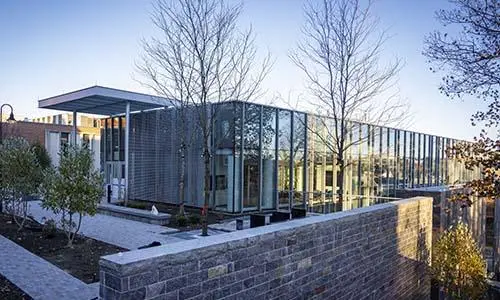
#> input picture lab02/UnityHall.png, 500 x 300 px, given in place of the camera
$ python lab02_Part1.py
#> lines starting #> are read from the running program, lines starting #| are printed output that depends on the picture
#> in main, frame is the input picture: shape (300, 500, 3); mean B, G, R 150.7, 134.3, 125.3
#> (key e is pressed here)
from fileinput import filename
import cv2 as cv
import os
from datetime import datetime
import numpy as np

CURRENT_DIRECTORY = os.path.dirname(os.path.abspath(__file__))

# Define constants for the save folder path, zoom button properties, trackbar padding, and datetime position
SAVE_FOLDER_PATH = "saved_media"
ZOOM_BTN_WIDTH = 20
ZOOM_BTN_COLOR = (200, 200, 200)  # gray color for buttons
ZOOM_BTN_TXT_COLOR = (0, 0, 0)  # black color for text
TRACKBAR_PADDING_LR = 80
TRACKBAR_PADDING_BOTTOM = 50
THRESHOLD_VALUE = 180
WINDOW_NAME = "xCamera 3.0"

EXTRACT_COLOR_LOWER = np.array([150, 40, 60])  # lower bound for pink color in HSV
EXTRACT_COLOR_UPPER = np.array([320, 255, 255])  # upper bound

DATETIME_POS = (470, 470)

OPENCV_IMG_PATH = os.path.join(CURRENT_DIRECTORY, "openCV.png")


is_recording = False
is_extracting_color = False
is_thresholding = False
is_gaussian_blurring = False
is_sharpening = False
sobel_wait_selecting = False
is_sobel_filter_X = False
is_sobel_filter_Y = False
sobel_kernel_size = (0,0)
is_canny_edge_detection = False
canny_threshold_1 = 0
canny_threshold_2 = 0
rotate_angle = 0
video_filename = None
video_out = None
zoom_factor = 1.0
zoom_range = (0.5, 1.0)  # zoom factor range from 1 to 0.5 or 1 to 5 (5x zoom in to no zoom)
guassian_blur_sigma = (5, 5)  # default sigma values for Gaussian blur


btn_zoom_out_pos = None
btn_zoom_in_pos = None


# function check if save folder exists, if not create it and save the frame in it
# [11 lines left out: functions create_save_folder, generate_file_path, not called in this run]

# add date and time to the frame at the bottom-right corner of the frame
def add_date_time_to_frame(frame):
    font = cv.FONT_HERSHEY_SIMPLEX
    datetime_stamp = datetime.today().strftime("%Y-%m-%d %H:%M")
    cv.putText(frame, datetime_stamp, DATETIME_POS, font, 0.5, (255, 255, 255), 1, cv.LINE_AA)

# save the current frame as a photo in the save folder with the name "img_<timestamp>.jpg"
# [20 lines left out: functions save_photo, start_recording, stop_recording, not called in this run]

# add a red border to the frame
def add_border_to_frame(frame):
    return cv.copyMakeBorder(frame, 10, 10, 10, 10, cv.BORDER_CONSTANT, value=(0, 0, 255))


# change all pixels in the frame to white for 100 milliseconds to indicate that a photo has been taken
def flash_screen(frame):
    frame[:] = (255, 255, 255)
    cv.waitKey(100)  # wait for 100 milliseconds

# Show trackbars to control the sigma values for Gaussian blur, if show is True, create the trackbars,
# if show is False, remove the trackbars by setting their positions to 0 and max value to 0
# [29 lines left out: functions show_gaussian_blur_trackbar, update_gaussian_x_blur, update_gaussian_y_blur, not called in this run]

# Apply Gaussian blur to the frame using the current sigma values in guassian_blur_sigma
def apply_gaussian_blur(frame, sigma):
    frame[:] = cv.GaussianBlur(frame, (0, 0), sigma[0], frame, sigma[1])

# add trackbars to control the kernel size for Sobel filter in X and Y direction, if type is "X",
# create a trackbar for X direction, if type is "Y", create a trackbar for Y direction
# [41 lines left out: functions show_sobel_X_slider, show_sobel_Y_slider, show_sobel_slider, update_sobel_X_filter, update_sobel_Y_filter, apply_sobel_filter, not called in this run]

# add trackbar to control the zoom level of the camera, the zoom level should be between
def add_zoom_trackbar(frame: cv.Mat):
    """
    Add a zoom control trackbar to the frame with "+" and "-" buttons on either side.
    The trackbar allows the user to adjust the zoom level of the camera by clicking on the "+" or "-" buttons.
    """
    global btn_zoom_out_pos, btn_zoom_in_pos

    frame_height, frame_width = frame.shape[:2]
#> frame_height = 300; frame_width = 500

    btn_zoom_out_pos = (TRACKBAR_PADDING_LR, frame_height - TRACKBAR_PADDING_BOTTOM)
#> btn_zoom_out_pos = (80, 250)
    btn_zoom_in_pos = (frame_width - TRACKBAR_PADDING_LR, frame_height - TRACKBAR_PADDING_BOTTOM)
#> btn_zoom_in_pos = (420, 250)
    btn_text_out_pos = (btn_zoom_out_pos[0] - 13, btn_zoom_out_pos[1] + 10)
#> btn_text_out_pos = (67, 260)
    btn_text_in_pos = (btn_zoom_in_pos[0] - 13, btn_zoom_in_pos[1] + 10)
#> btn_text_in_pos = (407, 260)
    trackbar_pos_x_range = (btn_zoom_out_pos[0], btn_zoom_in_pos[0])
#> trackbar_pos_x_range = (80, 420)

    trackbar_pos_y = btn_zoom_out_pos[1]
#> trackbar_pos_y = 250
    trackbar_circle_radius = 10
    track_bar_circle_x_range = (trackbar_pos_x_range[0] + 30, trackbar_pos_x_range[1] - 30)
#> track_bar_circle_x_range = (110, 390)


    cv.rectangle(frame, (trackbar_pos_x_range[0], trackbar_pos_y - 10), (trackbar_pos_x_range[1], trackbar_pos_y + 10), ZOOM_BTN_COLOR, -1)
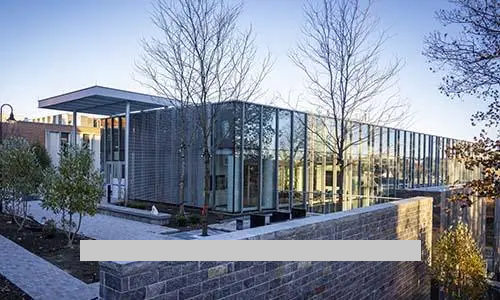
#> frame: shape (300, 500, 3); mean B, G, R 154.5, 139.1, 130.4
    cv.circle(frame,btn_zoom_out_pos, ZOOM_BTN_WIDTH, ZOOM_BTN_COLOR, -1)
    cv.putText(frame, "-", btn_text_out_pos, cv.FONT_HERSHEY_SIMPLEX, 1, ZOOM_BTN_TXT_COLOR, 2, cv.LINE_AA)
#> frame: shape (300, 500, 3); mean B, G, R 155.2, 139.9, 131.2
    cv.circle(frame,btn_zoom_in_pos, ZOOM_BTN_WIDTH, ZOOM_BTN_COLOR, -1)
    cv.putText(frame, "+", btn_text_in_pos, cv.FONT_HERSHEY_SIMPLEX, 1, ZOOM_BTN_TXT_COLOR, 2, cv.LINE_AA)
    normalized_zoom = normalize_zoom_factor(zoom_factor)
    circle_pointer = int(track_bar_circle_x_range[0] + normalized_zoom * (track_bar_circle_x_range[1] - track_bar_circle_x_range[0]))

    cv.circle(frame, (circle_pointer, trackbar_pos_y), trackbar_circle_radius, ZOOM_BTN_TXT_COLOR, -1)
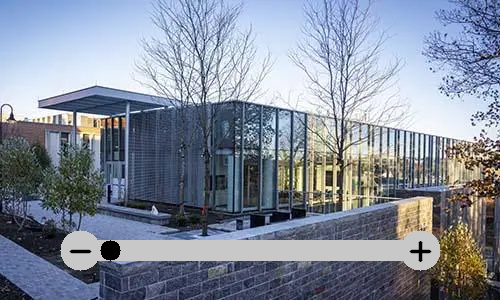
#> frame: shape (300, 500, 3); mean B, G, R 155.2, 139.8, 131

# Check if the mouse click is inside the button circle area
# [7 lines left out: function is_inside_button, not called in this run]

# Normalize the zoom factor to a range of 0.0 to 1.0 inverting it so that 0.5 (max zoom in) maps to 1.0 and 1.0 (no zoom) maps to 0.0
def normalize_zoom_factor(zoom_factor):
    # Normalize the zoom factor to a range of 0.0 to 1.0 inverting it so that 0.5 (max zoom in) maps to 1.0 and 1.0 (no zoom) maps to 0.0
    return (1.0 - (zoom_factor - zoom_range[0]) / (zoom_range[1] - zoom_range[0]))

# Copy the region of interest (ROI) containing the date and time from the output frame to the show frame
# at the top-right corner of the frame
# [71 lines left out: functions copy_datetime_roi, mouse_callback, apply_zoom, load_opencv_image, add_opencv_image_to_frame, not called in this run]

# Extract the specified color from the frame using the provided lower and upper HSV bounds,
# and return the resulting frame with only the extracted color visible
def extract_color(frame, color_lower, color_upper) -> cv.Mat:
    frame_hsv = cv.cvtColor(frame, cv.COLOR_BGR2HSV)
    mask = cv.inRange(frame_hsv, color_lower, color_upper)
    frame[:] = cv.bitwise_and(frame, frame, mask=mask)  # Apply the mask to the original frame to keep only the extracted color

# Rotate the frame by the specified angle and return the rotated frame
# [23 lines left out: functions rotate_frame, threshold_frame, sharpen_frame, not called in this run]

# Show trackbars to control the Canny edge detection thresholds, if show is True, create the trackbars
def show_canny_edge_trackbars(frame):
    cv.createTrackbar("Canny Threshold 1", WINDOW_NAME, 1, 5000, update_canny_threshold_1)
    cv.createTrackbar("Canny Threshold 2", WINDOW_NAME, 1, 5000, update_canny_threshold_2)

# Update the global variables canny_threshold_1 and canny_threshold_2 with the new threshold values for
# Canny edge detection when the trackbars are changed and print the new threshold values
# [16 lines left out: functions update_canny_threshold_1, update_canny_threshold_2, apply_canny_edge_detection, not called in this run]


def main():

    cv.namedWindow(WINDOW_NAME, cv.WINDOW_AUTOSIZE)
    cv.setMouseCallback(WINDOW_NAME, mouse_callback)

    # initialize the camera
    cap = cv.VideoCapture(0)

    # set the video format to MJPG
    cap.set(cv.CAP_PROP_FOURCC, cv.VideoWriter_fourcc(*"MJPG"))
    cap.set(cv.CAP_PROP_BUFFERSIZE, 1)

    if not cap.isOpened():
        print("Cannot open camera")
        exit()

    while True:
        global is_recording
        global video_filename
        global video_out
        global is_extracting_color
        global rotate_angle
        global is_thresholding
        global is_gaussian_blurring
        global guassian_blur_sigma
        global is_sharpening
        global sobel_wait_selecting
        global is_sobel_filter_X
        global is_sobel_filter_Y
        global sobel_kernel_size
        global is_canny_edge_detection

        # Capture frame-by-frame
        ret, frame = cap.read()

        # if frame is read correctly ret is True
        if not ret:
            print("Can't receive frame (stream end?). Exiting ...")
            break

        # Apply zoom to the frame based on the current zoom factor and display it
        if zoom_factor != 1.0:
            apply_zoom(frame, zoom_factor)

        # Create a copy of the show_frame to apply transformations without modifying the original frame that will be displayed
        if is_extracting_color:
            extract_color(frame, EXTRACT_COLOR_LOWER, EXTRACT_COLOR_UPPER)

        # rotate the frame by the specified angle if rotate_angle is not zero
        if rotate_angle != 0:
            rotate_frame(frame, rotate_angle)

        # threshold the frame with a threshold value of 128 if is_thresholding is True
        if is_thresholding:

            threshold_frame(frame, THRESHOLD_VALUE)

        # Apply Gaussian blur to the frame if is_gaussian_blurring is True using the current sigma values from the trackbars
        if is_gaussian_blurring and (guassian_blur_sigma[0] > 0 or guassian_blur_sigma[1] > 0):
            apply_gaussian_blur(frame, guassian_blur_sigma)

        # Sharpen the frame if is_sharpening is True using a simple unsharp masking technique
        # where the blurred image is subtracted from the original image to get
        if is_sharpening:
            sharpen_frame(frame)

        # Apply Sobel filter to the frame if is_sobel_filter_X or is_sobel_filter_Y is
        # True using the current kernel sizes from the trackbars
        if is_sobel_filter_X or is_sobel_filter_Y:
            apply_sobel_filter(frame, sobel_kernel_size)

        # Apply Canny edge detection to the frame if is_canny_edge_detection is True
        # using the current threshold values from the trackbars
        if is_canny_edge_detection and (canny_threshold_1 > 0 or canny_threshold_2 > 0):
            apply_canny_edge_detection(frame)

        # Create a copy of the show_frame to add date and time without modifying the original frame that will be displayed
        output_frame = frame.copy()
        add_date_time_to_frame(output_frame)

        key = cv.waitKey(1) & 0xFF

        if key == ord('v'):
            if not is_recording:
                is_recording = True
                video_filename = generate_file_path("video", "avi")
                start_recording(video_filename, (output_frame.shape[1], output_frame.shape[0]))

                print("Recording started...")
            else:
                is_recording = False
                stop_recording()
                print(f"Recording stopped. Video saved as '{video_filename}'")

        elif key == ord('c'):
            flash_screen(frame)
            save_photo(output_frame)
            is_capturing = False

        # if pressed key is "e", extract pink
        elif key == ord('e'):
            is_extracting_color = not is_extracting_color

            if is_extracting_color:
                print("Extracting color...")
            else:
                print("Stop extracting color...")

        # if pressed key is "r", rotate by 10 degrees
        elif key == ord('r'):
            print("Rotating frame by 10 degrees...")
            if rotate_angle < 10:
                rotate_angle = 10
            else:
                rotate_angle = 0

        # if pressed key is "t", threshold the frame with a threshold value of 128
        elif key == ord('t'):
            is_thresholding = not is_thresholding
            if is_thresholding:
                print("Thresholding frame with value 128...")
            else:
                print("Stopping thresholding...")

        # if pressed key is "b", show trackbar to control gausian blur
        elif key == ord('b'):

            if not is_gaussian_blurring:
                is_gaussian_blurring = True
                show_gaussian_blur_trackbar(True)
                print("Applying Gaussian blur to frame...")
            else:
                show_gaussian_blur_trackbar(False)
                print("Remove Gaussian blur...")

        # if pressed key is "s" extract sharpened image
        elif key == ord('s'):
            is_sharpening = not is_sharpening
            if is_sharpening:
                print("Extracting sharpened image...")
            else:
                print("Stopping sharpening...")

        elif key == ord('g') or sobel_wait_selecting:
            if not sobel_wait_selecting:
                print("Press \"x\" to apply Sobel filter in X direction...")
                print("Press \"y\" to apply Sobel filter in Y direction...")
                sobel_wait_selecting = True
            else:
                if key == ord('x'):
                    show_sobel_X_slider()
                    print("Show Sobel filter in X direction...")
                    sobel_wait_selecting = False

                elif key == ord('y'):
                    show_sobel_Y_slider()
                    print("Show Sobel filter in Y direction...")
                    sobel_wait_selecting = False
        elif key == ord('d'):
            show_canny_edge_trackbars(frame)
            is_canny_edge_detection = True
            print("Show Canny edge detection trackbars...")

        elif key == 27:  # ESC key to exit
            print("Exiting...")
            break


        # If recording is active, write the current frame to the video file
        # and add a recording indicator to the frame
        if is_recording:
            if video_out is not None:
                video_out.write(output_frame)

        # # Copy the region of interest (ROI) containing the date and time from the output frame to the show frame at the top-right corner of the frame
        # copy_datetime_roi(output_frame, frame)

        # # Add the OpenCV image to the top-left corner of the frame if it exists
        # add_opencv_image_to_frame(frame)

        # # Add a red border to the frame to indicate that the camera is active
        # frame = add_border_to_frame(frame)

        # Add a zoom trackbar to the frame
        add_zoom_trackbar(frame)

        # Display the resulting frame
        cv.imshow(WINDOW_NAME, frame)

    cap.release()
    cv.destroyAllWindows()

if __name__ == "__main__":
    main()
